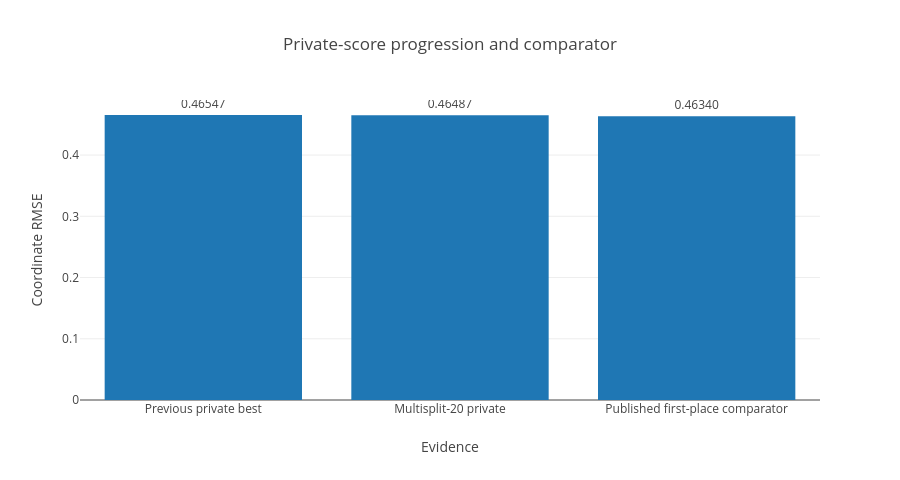

Notebook code for this chart:
### Code cell
fig = go.Figure(
    go.Bar(
        x=scores["stage"],
        y=scores["rmse"],
        text=scores["rmse"].map(lambda value: f"{value:.5f}"),
        textposition="outside",
    )
)
fig.update_layout(
    title="Private-score progression and comparator",
    xaxis_title="Evidence",
    yaxis_title="Coordinate RMSE",
    width=900,
    height=480,
    template=None,
)
fig.show()

### Figure 1 — Plotly figure (JSON) as saved in the notebook; plotly's stock layout.template omitted (floating-point values rounded to 4 significant figures)
{"data": [{"type": "bar", "x": ["Previous private best", "Multisplit-20 private", "Published first-place comparator"], "y": [0.4655, 0.4649, 0.4634], "text": ["0.46547", "0.46487", "0.46340"], "textposition": "outside"}], "layout": {"title": {"text": "Private-score progression and comparator"}, "width": 900, "height": 480, "xaxis": {"title": {"text": "Evidence"}}, "yaxis": {"title": {"text": "Coordinate RMSE"}}}}
